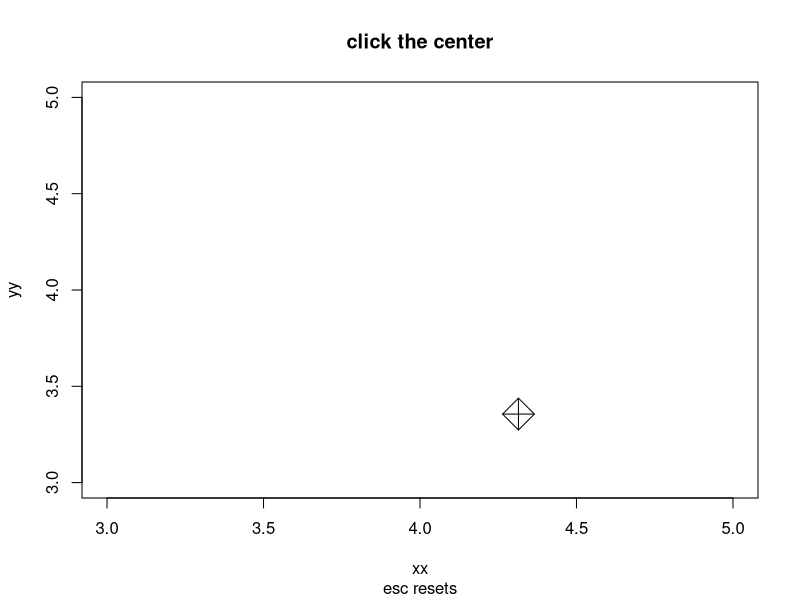

Generate this figure with R: (Note: this script raises an error after producing the figure.)
## fix the locator() coordinates in RStudio

## initial tests



get_cal <- function() {
  plot_size <- rbind(c(3, 5, 3, 5),
                     c(-1, 5, -1, 6),
                     c(-10, 20, -20, 10))
  
  nreps <- 3
  rez <- list()
  for (i in 1:nrow(plot_size)) {
    xl <- plot_size[i, 1:2]
    yl <- plot_size[i, 3:4]
    vals <- matrix(NA, nreps, 4)
    for (j in 1:nreps) {
      xx <- runif(1) * (xl[2] - xl[1]) + xl[1]
      yy <- runif(1) * (yl[2] - yl[1]) + yl[1]
      plot(xx, yy, xlim = xl, ylim = yl, pch = 9, cex = 3, main = "click the center", sub = "esc resets")
      lc <- locator(1)
      if (is.null(lc)) {
        return(NULL)
      }
      vals[j, ] <- c(xx, yy, lc$x, lc$y)
    }
    rez[[i]] <- vals
  }
  list(rez = rez, plot_size = plot_size)
}

cal <- get_cal()

rez <- cal$rez[[1]]
lm(rez[, 3] ~ rez[, 1])

rez <- cal$rez[[2]]
lm(rez[, 3] ~ rez[, 1])

rez <- cal$rez[[3]]
lm(rez[, 3] ~ rez[, 1])
